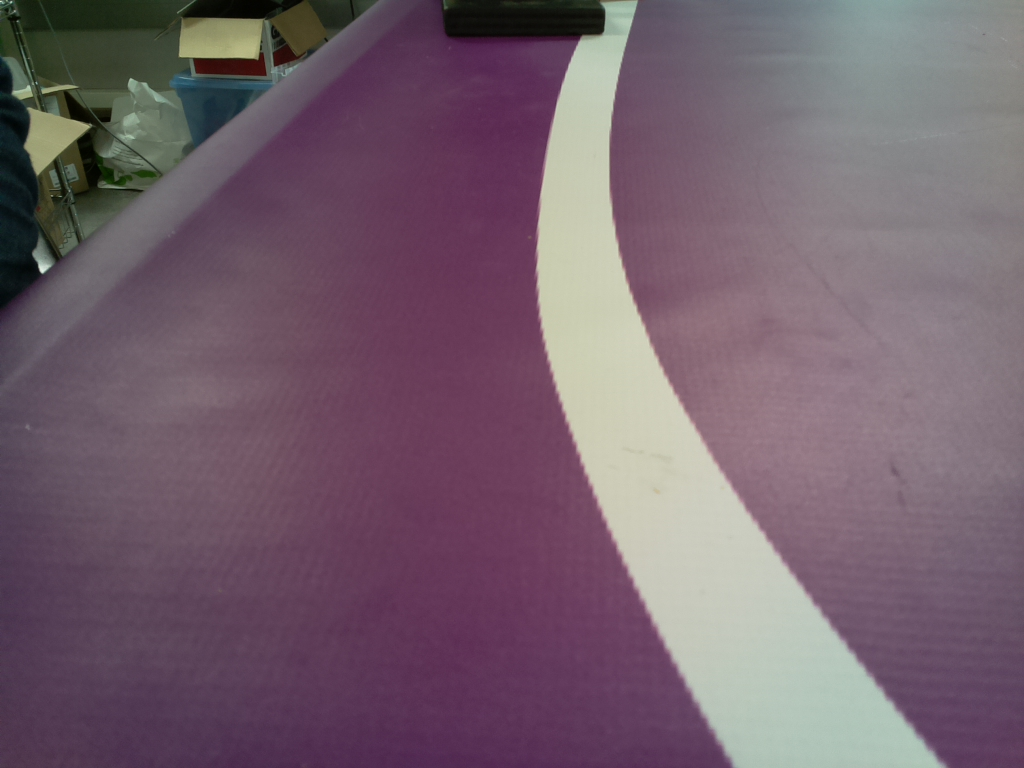
#> input picture hw11/pic2.jpg, 1024 x 768 px
$ python rgb_plot.py
#> lines starting #> are read from the running program, lines starting #| are printed output that depends on the picture
# %%

from PIL import Image

img_data = Image.open("pic2.jpg")
#> img_data is the input picture: PIL image 1024x768 RGB; mean R, G, B 115.6, 96.1, 108.6
img_data = img_data.convert('RGB')
img_data.show()

import matplotlib.pyplot as plt
width, height = img_data.size
#> width = 1024; height = 768
print(str(width)+" "+str(height))
#| 1024 768

index = []
reds = []
greens = []
blues = []
sum = []
for i in range(width):
    r, g, b = img_data.getpixel((i, 45))
    index.append(i)
    reds.append(r)
    greens.append(g)
    blues.append(b)
    sum.append(r+g+b)
#> this loop made 1024 passes
#> (r, g, b) on passes 1 to 3: (23, 47, 21), (28, 51, 25), (33, 53, 28)
#> after the loop, blues = 1024 values, max 180 at index 579, min 8 at index 287, mean 99.61; greens = 1024 values, max 199 at index 612, min 17 at index 287, mean 99.56; index = 1024 values from 0 to 1023; reds = 1024 values, max 185 at index 579, min 18 at index 18, mean 104.1; sum = 1024 values, max 558 at index 579, min 56 at index 287, mean 303.3

plt.plot(index,reds,'r-', index,greens,'g-', index,blues,'b-',index,sum,'k-')
plt.show()
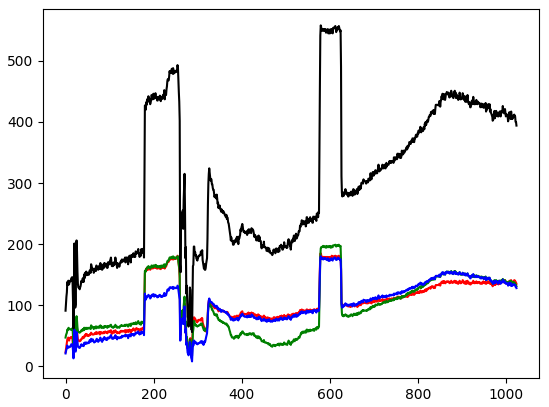
#> figure drawn by matplotlib, 1 panel; curve peaks at x = 579, y = 185; curve peaks at x = 612, y = 199; curve peaks at x = 579, y = 180
# %%
